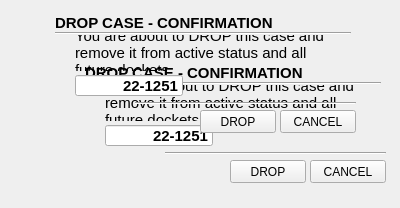
<?xml version="1.0" encoding="UTF-8"?>
<ui version="4.0">
 <class>Confirm</class>
 <widget class="QDialog" name="Confirm">
  <property name="geometry">
   <rect>
    <x>0</x>
    <y>0</y>
    <width>400</width>
    <height>208</height>
   </rect>
  </property>
  <property name="windowTitle">
   <string>Confirm Drop Case</string>
  </property>
  <widget class="QToolButton" name="toolButton_saveCaseCancel">
   <property name="geometry">
    <rect>
     <x>310</x>
     <y>160</y>
     <width>76</width>
     <height>23</height>
    </rect>
   </property>
   <property name="text">
    <string>CANCEL</string>
   </property>
  </widget>
  <widget class="QToolButton" name="toolButton_saveCase">
   <property name="geometry">
    <rect>
     <x>230</x>
     <y>160</y>
     <width>76</width>
     <height>23</height>
    </rect>
   </property>
   <property name="text">
    <string>DROP</string>
   </property>
  </widget>
  <widget class="QLabel" name="label_saveCaseInstruction">
   <property name="geometry">
    <rect>
     <x>105</x>
     <y>85</y>
     <width>261</width>
     <height>36</height>
    </rect>
   </property>
   <property name="font">
    <font>
     <pointsize>11</pointsize>
    </font>
   </property>
   <property name="text">
    <string>You are about to DROP this case and remove it from active status and all future dockets.</string>
   </property>
   <property name="wordWrap">
    <bool>true</bool>
   </property>
  </widget>
  <widget class="QLabel" name="label_saveCaseConfirm">
   <property name="geometry">
    <rect>
     <x>85</x>
     <y>60</y>
     <width>251</width>
     <height>26</height>
    </rect>
   </property>
   <property name="font">
    <font>
     <pointsize>11</pointsize>
     <weight>75</weight>
     <bold>true</bold>
    </font>
   </property>
   <property name="text">
    <string>DROP CASE - CONFIRMATION</string>
   </property>
  </widget>
  <widget class="Line" name="line_mainConfirm">
   <property name="geometry">
    <rect>
     <x>85</x>
     <y>75</y>
     <width>296</width>
     <height>16</height>
    </rect>
   </property>
   <property name="orientation">
    <enum>Qt::Horizontal</enum>
   </property>
  </widget>
  <widget class="QFrame" name="frame_warnSaveCase">
   <property name="geometry">
    <rect>
     <x>30</x>
     <y>50</y>
     <width>53</width>
     <height>53</height>
    </rect>
   </property>
   <property name="styleSheet">
    <string notr="true">background-image: url(:/new/prefix1/_images/warning_1.png);</string>
   </property>
   <property name="frameShape">
    <enum>QFrame::NoFrame</enum>
   </property>
   <property name="frameShadow">
    <enum>QFrame::Raised</enum>
   </property>
  </widget>
  <widget class="Line" name="line_lowerConfirm">
   <property name="geometry">
    <rect>
     <x>165</x>
     <y>145</y>
     <width>221</width>
     <height>16</height>
    </rect>
   </property>
   <property name="orientation">
    <enum>Qt::Horizontal</enum>
   </property>
  </widget>
  <widget class="QLineEdit" name="lineEdit_caseNewID">
   <property name="geometry">
    <rect>
     <x>105</x>
     <y>125</y>
     <width>108</width>
     <height>21</height>
    </rect>
   </property>
   <property name="font">
    <font>
     <pointsize>11</pointsize>
     <weight>75</weight>
     <bold>true</bold>
    </font>
   </property>
   <property name="text">
    <string>22-1251</string>
   </property>
   <property name="alignment">
    <set>Qt::AlignRight|Qt::AlignTrailing|Qt::AlignVCenter</set>
   </property>
   <property name="readOnly">
    <bool>true</bool>
   </property>
  </widget>
  <widget class="QFrame" name="frame_warnSaveCase_2">
   <property name="geometry">
    <rect>
     <x>0</x>
     <y>0</y>
     <width>53</width>
     <height>53</height>
    </rect>
   </property>
   <property name="styleSheet">
    <string notr="true">background-image: url(:/new/prefix1/_images/warning_1.png);</string>
   </property>
   <property name="frameShape">
    <enum>QFrame::NoFrame</enum>
   </property>
   <property name="frameShadow">
    <enum>QFrame::Raised</enum>
   </property>
  </widget>
  <widget class="Line" name="line_lowerConfirm_2">
   <property name="geometry">
    <rect>
     <x>135</x>
     <y>95</y>
     <width>221</width>
     <height>16</height>
    </rect>
   </property>
   <property name="orientation">
    <enum>Qt::Horizontal</enum>
   </property>
  </widget>
  <widget class="QLineEdit" name="lineEdit_caseNewID_2">
   <property name="geometry">
    <rect>
     <x>75</x>
     <y>75</y>
     <width>108</width>
     <height>21</height>
    </rect>
   </property>
   <property name="font">
    <font>
     <pointsize>11</pointsize>
     <weight>75</weight>
     <bold>true</bold>
    </font>
   </property>
   <property name="text">
    <string>22-1251</string>
   </property>
   <property name="alignment">
    <set>Qt::AlignRight|Qt::AlignTrailing|Qt::AlignVCenter</set>
   </property>
   <property name="readOnly">
    <bool>true</bool>
   </property>
  </widget>
  <widget class="QLabel" name="label_saveCaseConfirm_2">
   <property name="geometry">
    <rect>
     <x>55</x>
     <y>10</y>
     <width>251</width>
     <height>26</height>
    </rect>
   </property>
   <property name="font">
    <font>
     <pointsize>11</pointsize>
     <weight>75</weight>
     <bold>true</bold>
    </font>
   </property>
   <property name="text">
    <string>DROP CASE - CONFIRMATION</string>
   </property>
  </widget>
  <widget class="Line" name="line_mainConfirm_2">
   <property name="geometry">
    <rect>
     <x>55</x>
     <y>25</y>
     <width>296</width>
     <height>16</height>
    </rect>
   </property>
   <property name="orientation">
    <enum>Qt::Horizontal</enum>
   </property>
  </widget>
  <widget class="QToolButton" name="toolButton_saveCase_2">
   <property name="geometry">
    <rect>
     <x>200</x>
     <y>110</y>
     <width>76</width>
     <height>23</height>
    </rect>
   </property>
   <property name="text">
    <string>DROP</string>
   </property>
  </widget>
  <widget class="QToolButton" name="toolButton_saveCaseCancel_2">
   <property name="geometry">
    <rect>
     <x>280</x>
     <y>110</y>
     <width>76</width>
     <height>23</height>
    </rect>
   </property>
   <property name="text">
    <string>CANCEL</string>
   </property>
  </widget>
  <widget class="QLabel" name="label_saveCaseInstruction_2">
   <property name="geometry">
    <rect>
     <x>75</x>
     <y>35</y>
     <width>261</width>
     <height>36</height>
    </rect>
   </property>
   <property name="font">
    <font>
     <pointsize>11</pointsize>
    </font>
   </property>
   <property name="text">
    <string>You are about to DROP this case and remove it from active status and all future dockets.</string>
   </property>
   <property name="wordWrap">
    <bool>true</bool>
   </property>
  </widget>
 </widget>
 <resources/>
 <connections>
  <connection>
   <sender>toolButton_saveCaseCancel</sender>
   <signal>clicked()</signal>
   <receiver>Confirm</receiver>
   <slot>close()</slot>
   <hints>
    <hint type="sourcelabel">
     <x>318</x>
     <y>162</y>
    </hint>
    <hint type="destinationlabel">
     <x>177</x>
     <y>160</y>
    </hint>
   </hints>
  </connection>
  <connection>
   <sender>toolButton_saveCase</sender>
   <signal>clicked()</signal>
   <receiver>Confirm</receiver>
   <slot>accept()</slot>
   <hints>
    <hint type="sourcelabel">
     <x>221</x>
     <y>165</y>
    </hint>
    <hint type="destinationlabel">
     <x>60</x>
     <y>139</y>
    </hint>
   </hints>
  </connection>
 </connections>
</ui>
